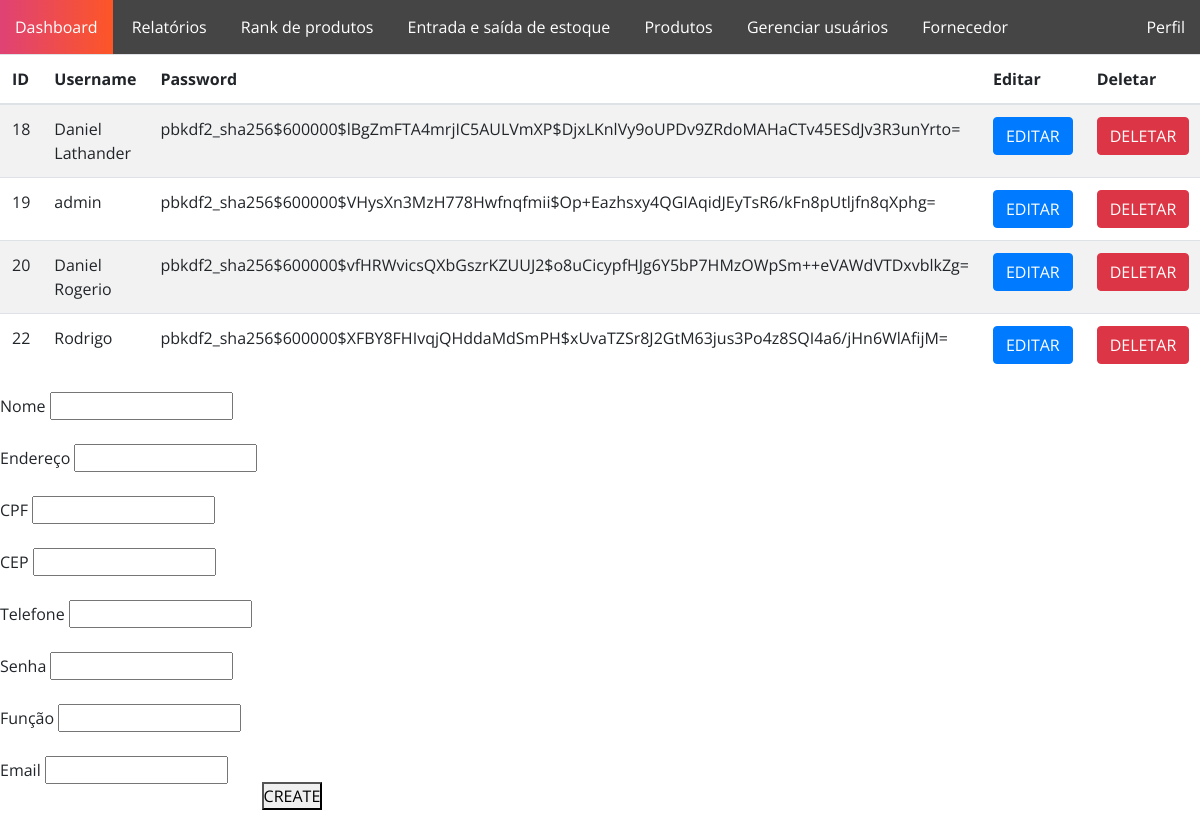
Page /CRUDfuncionario/ on the earlier database version.
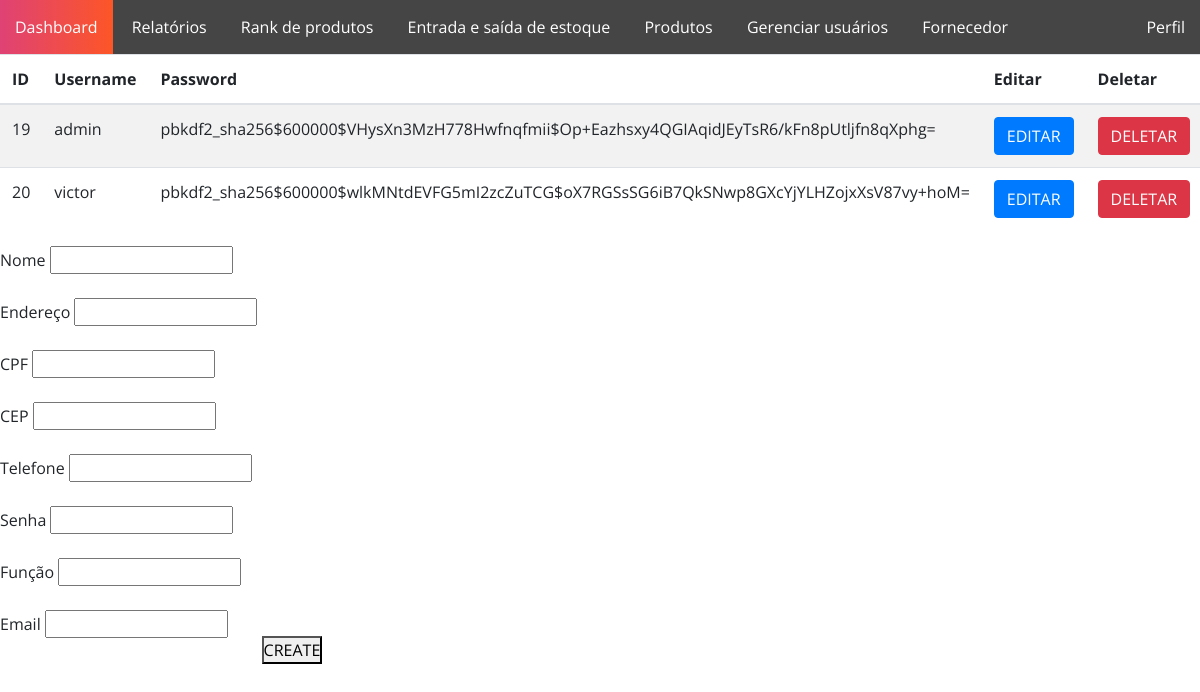
Same page on the later database version.
### CRUDfuncionario/models.py (models this page shows, shortened)
class Funcionario(AbstractUser):
    idFuncionario = models.AutoField(primary_key=True)
    nivelDeAcesso = models.IntegerField(default=1)
    enderecoFuncionario = models.CharField(max_length=30)
    cpf = CPFField('cpf',default='000.000.000-0')
    CEP = models.CharField(max_length=8)
    telefone = models.CharField(max_length=20)
    funcao = models.CharField(max_length=30)
    username = models.CharField(max_length=30,default='default_username', unique=True)
    password = models.CharField(max_length=100, default='default_password')
    email = models.EmailField(unique=True, default='daniel@gmail.com')

### CRUDfuncionario/views.py (the view)
# urls.py: path('', home),
def home(request):
    funcionarios = Funcionario.objects.all()
    return render(request, "index.html", {"funcionarios": funcionarios})

### CRUDfuncionario/templates/index.html (shortened to what this page needs)
{% load static %}
<!DOCTYPE html>
    <html lang = "en">
        <head>
            <link rel="stylesheet" href="https://stackpath.bootstrapcdn.com/bootstrap/4.3.1/css/bootstrap.min.css">
            <link rel="stylesheet" href="{% static 'css/crudfuncionario.css' %}">
        </head>
        <body>
        <nav id="menu-horizontal">
            <ul>
                <li><a href="{% url 'telainicial' %}">Dashboard</a></li>
                <li><a href="{% url 'telainicial' %}">Relatórios</a></li>
                <li><a href="{% url 'telainicial' %}">Rank de produtos</a></li>
                <li><a href="{% url 'telainicial' %}">Entrada e saída de estoque</a></li>
                <li><a href="{% url 'produtos' %}">Produtos</a></li>
                <li><a href="{% url 'home' %}">Gerenciar usuários</a></li>
                <li><a href="{% url 'fornecedor' %}">Fornecedor</a></li>
                <li><a href="{% url 'logout' %}">Perfil</a></li>
            </ul>
        </nav>
        <table class="table table-striped">
            <thead>
                <tr>
                    <th scope="col">ID</th>
                    <th scope="col">Username</th>
                    <th scope="col">Password</th>
                    <th scope="col">Editar</th>
                    <th scope="col">Deletar</th>
                </tr>
            </thead>
            <tbody>
                {% for funcionario in funcionarios %}
                <tr>
                    <td>{{ funcionario.idFuncionario }}</td>
                    <td>{{ funcionario.username }}</td>
                    <td>{{ funcionario.password }}</td>
                    <td><a href="{% url 'editar_view' funcionario.idFuncionario %}" class="btn btn-primary">EDITAR</a></td>
                    <td><a href="{% url 'delete_view' funcionario.idFuncionario %}" class="btn btn-danger">DELETAR</a></td>
                </tr>
                {% endfor %}
            </tbody>
        </table>
            <form action = "{% url 'salvarFuncionario_view' %}" method = "POST">{% csrf_token %}
                <label>
                    Nome
                    <input type="text",maxlength="30", name="username"><br><br>
                    Endereço
                    <input type="text", maxlength="30" name="enderecoFuncionario"><br><br>
                    CPF
                    <input type="text", maxlength="11" name="CPF"><br><br>
                    CEP
                    <input type="text", maxlength="8" name="CEP"><br><br>
                    Telefone
                    <input type="text", maxlength="20" name="telefone"><br><br>
                    Senha
                    <input type="text", maxlength="30" name="password"><br><br>
                    Função
                    <input type="text", maxlength="30" name="funcao"><br><br>
                    Email
                    <input type="text", maxlength="30" name="email"><br><br>
                </label>
                <button type="submit">CREATE</button>
            </form>
        </body>
    </html>

### CRUDfuncionario/static/css/crudfuncionario.css (style rules this page uses)
* { margin:auto; padding: 0; box-sizing: border-box; font-family: 'Open Sans', sans-serif; }
#menu-horizontal ul { list-style: none; padding: 0; background-color: #454545; margin: 0px; }
#menu-horizontal ul li { display: inline; }
#menu-horizontal ul li a { color: #fff; padding: 15px; display: inline-block; text-decoration: none; transition: background .3s; }
#menu-horizontal ul li:last-child a { float: right; }

Differences in the rows shown:
removed Funcionario: idFuncionario "18", username "Daniel Lathander", password "pbkdf2_sha256$600000$lBgZmFTA4mrjIC5AULVmXP$DjxLKnlVy9oUPDv9ZRdoMAHaCTv45ESdJv3R3unYrto="
removed Funcionario: idFuncionario "22", username "Rodrigo", password "pbkdf2_sha256$600000$XFBY8FHIvqjQHddaMdSmPH$xUvaTZSr8J2GtM63jus3Po4z8SQI4a6/jHn6WlAfijM="
changed Funcionario id 20: username "Daniel Rogerio" → "victor"; password "pbkdf2_sha256$600000$vfHRWvicsQXbGszrKZUUJ2$o8uCicypfHJg6Y5bP7HMzOWpSm++eVAWdVTDxvblkZg=" → "pbkdf2_sha256$600000$wlkMNtdEVFG5mI2zcZuTCG$oX7RGSsSG6iB7QkSNwp8GXcYjYLHZojxXsV87vy+hoM="
